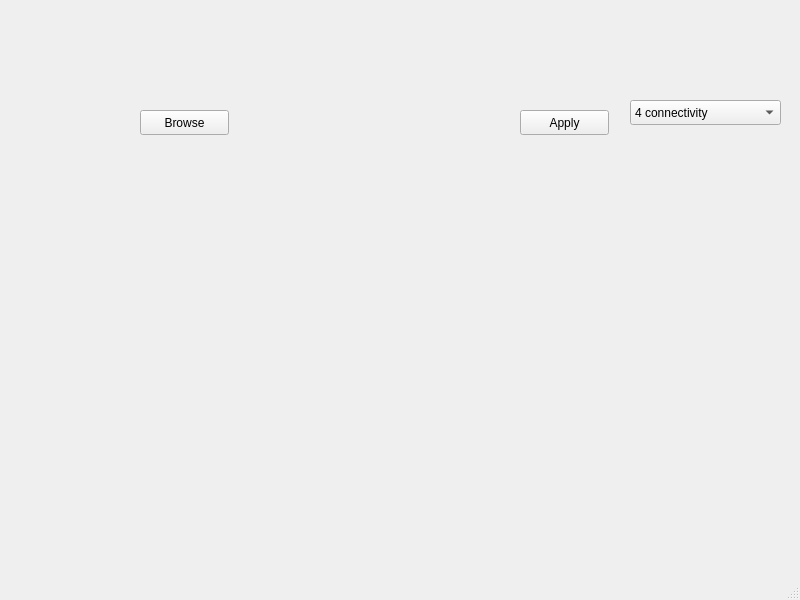
<?xml version="1.0" encoding="UTF-8"?>
<ui version="4.0">
 <class>MainWindow</class>
 <widget class="QMainWindow" name="MainWindow">
  <property name="geometry">
   <rect>
    <x>0</x>
    <y>0</y>
    <width>800</width>
    <height>600</height>
   </rect>
  </property>
  <property name="windowTitle">
   <string>MainWindow</string>
  </property>
  <widget class="QWidget" name="centralwidget">
   <widget class="QWidget" name="verticalLayoutWidget">
    <property name="geometry">
     <rect>
      <x>40</x>
      <y>160</y>
      <width>331</width>
      <height>311</height>
     </rect>
    </property>
    <layout class="QVBoxLayout" name="verticalLayout"/>
   </widget>
   <widget class="QWidget" name="verticalLayoutWidget_2">
    <property name="geometry">
     <rect>
      <x>400</x>
      <y>160</y>
      <width>331</width>
      <height>311</height>
     </rect>
    </property>
    <layout class="QVBoxLayout" name="verticalLayout_2"/>
   </widget>
   <widget class="QPushButton" name="browse_button">
    <property name="geometry">
     <rect>
      <x>140</x>
      <y>110</y>
      <width>89</width>
      <height>25</height>
     </rect>
    </property>
    <property name="text">
     <string>Browse</string>
    </property>
   </widget>
   <widget class="QPushButton" name="apply_button">
    <property name="geometry">
     <rect>
      <x>520</x>
      <y>110</y>
      <width>89</width>
      <height>25</height>
     </rect>
    </property>
    <property name="text">
     <string>Apply</string>
    </property>
   </widget>
   <widget class="QComboBox" name="comboBox">
    <property name="geometry">
     <rect>
      <x>630</x>
      <y>100</y>
      <width>151</width>
      <height>25</height>
     </rect>
    </property>
    <item>
     <property name="text">
      <string>4 connectivity</string>
     </property>
    </item>
    <item>
     <property name="text">
      <string>8 connectivity</string>
     </property>
    </item>
   </widget>
  </widget>
  <widget class="QMenuBar" name="menubar">
   <property name="geometry">
    <rect>
     <x>0</x>
     <y>0</y>
     <width>800</width>
     <height>22</height>
    </rect>
   </property>
  </widget>
  <widget class="QStatusBar" name="statusbar"/>
 </widget>
 <resources/>
 <connections/>
</ui>
